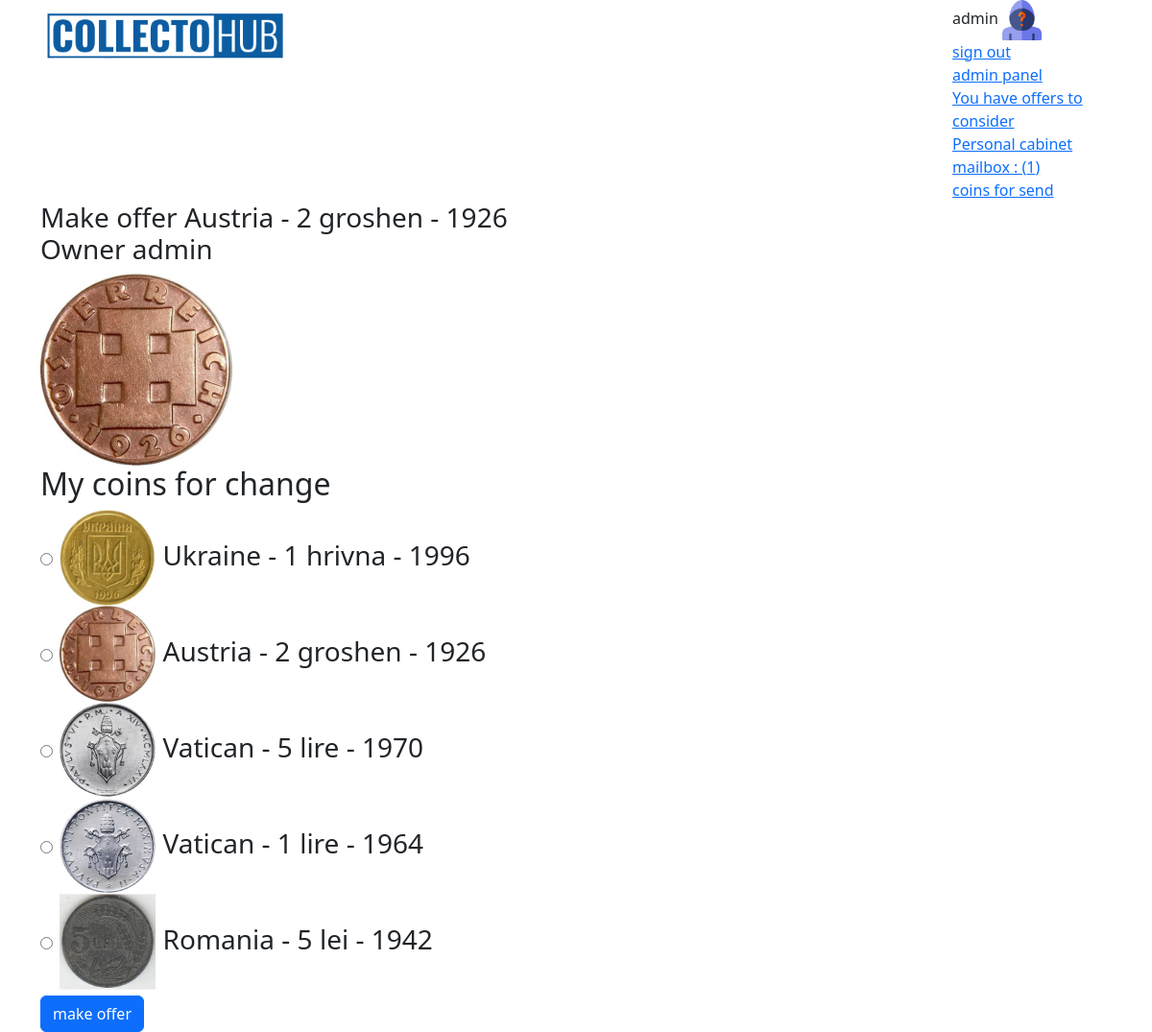
Screenshot of /coin/7/offer/ (signed in) with the database file from the repository.
### coins/models.py (models this page shows, shortened)
class UserProfile(models.Model):
    user = models.OneToOneField(User, related_name='profile', on_delete=models.CASCADE)
    user_pic = models.ImageField(blank=True, upload_to='coins/user_pic/')
    phone = models.CharField(max_length=20)
    postcode = models.CharField(max_length=10)
    addres = models.CharField(max_length=150)
    city =  models.CharField(max_length=20)
    def has_multi_offers_under_consideration(self):
        offers = MultiOffer.objects.filter(responder=self.user, status='c')
        return offers.exists()
    def unread_messages_count(self):
        return self.user.received_messages.filter(is_read=False).count()

class Coin(models.Model):
    img_front = models.ImageField(upload_to='products_image', blank=True)
    img_back = models.ImageField(upload_to='products_image', blank=True)
    img_add_1 = models.ImageField(upload_to='products_image', blank=True)
    img_add_2 = models.ImageField(upload_to='products_image', blank=True)
    country = models.ForeignKey(Country, on_delete=models.CASCADE, related_name='coins')  # Reference to Country
    denomination = models.CharField(max_length=150)  # Denomination
    year = models.IntegerField()  # Year
    material = models.CharField(max_length=15, blank=True, choices=material_choices)  # Material
    safety = models.CharField(max_length=2, blank=True, choices=safety_choices)  # Optional field for admin use
    weight = models.FloatField(blank=True, null=True)  # Weight
    diameter = models.FloatField(blank=True, null=True)  # Diameter
    thickness = models.FloatField(blank=True, null=True)  # Thickness
    circulation = models.IntegerField(blank=True, null=True)  # Circulation
    owner = models.ForeignKey(User, on_delete=models.CASCADE, related_name='coins')
    box = models.ForeignKey('Box', on_delete=models.SET_NULL, blank=True, null=True, related_name='coins')
    status = models.CharField(max_length=1, choices=status_choices_coin, default='a')
    class Meta:
        verbose_name = 'Coin'
        verbose_name_plural = 'Coins'
    def __str__(self):
        return f'{self.country.name} - {self.denomination} - {self.year}'

class Country(models.Model):
    name = models.CharField(max_length=150, unique=True)
    continent = models.ForeignKey(Continent, on_delete=models.CASCADE, related_name="countries")
    class Meta:
        verbose_name = "Country"
        verbose_name_plural = "Countries"

### coins/views.py (the view)
# urls.py: path('coin/<int:pk>/offer/', views.CoinMakeOfferView.as_view(), name='coin-make-offer'),
class CoinMakeOfferView(DetailView):
    model = Coin
    template_name = 'coins/coin_make_offer.html'

### coins/templates/coins/coin_make_offer.html (shortened to what this page needs)
{% extends 'coins/base.html' %}
{% block content %}
    <h3>
        Make offer {{ coin }}
        <br>
        Owner {{ coin.owner }}
    </h3>
    <img src="{{ coin.img_front.url }}" width="200">
    <form class='fs-3' action="{% url 'coins:make-offer'%}" method="post">
        <h2> My coins for change </h2>
        {% for el in user.coins.all %}
            <div>
                <input type="radio" name="coin_to_give_id" id="coin-{{el.id}}" value="{{el.id}}">
                <label for="coin-{{el.id}}">
                    <img src="{{ el.img_front.url }}" width="100">
                    {{ el }}
                </label>
            </div>
        {% endfor %}
        <div>
            <input class="btn btn-primary" type="submit" value="make offer">
        </div>
    </form>
{% endblock %}

### coins/templates/coins/base.html (shortened to what this page needs)
<!DOCTYPE html>
{% load static %}
<html lang="en">
  <head>
    <link
      href="https://cdn.jsdelivr.net/npm/bootstrap@5.3.3/dist/css/bootstrap.min.css"
      rel="stylesheet"
    />
    <link
      rel="stylesheet"
      href="https://cdnjs.cloudflare.com/ajax/libs/font-awesome/6.6.0/css/all.min.css"
    />
  </head>
  <body>
    <div class="container">
      <div class="row justify-content-between">
        <div class="col-3">
          <a href="{% url 'coins:index'%}">
            <img
              class="w-100"
              src="{% static 'coins/img/coins.png' %}"
              alt="logo"
            />
          </a>
        </div>
        <div class="col-2">
          {% if user.is_authenticated %} {{ user }}
          <img class="w-25" src="{{ user.profile.user_pic.url }}" alt="logo" />
          <br />
          <a href="{% url 'coins:sign-out' %}"> sign out </a>
          {% if user.is_staff %}
          <br />
          <a href="/admin/" target="_blank"> admin panel </a>
          {% endif %}
          {% if user.profile.has_multi_offers_under_consideration %}
          <br />
          <a href="{% url 'coins:user-offers' %}">
            You have offers to consider
          </a>
          {% endif %}
          <br>
          <a href="{% url 'coins:user-cabinet' pk=user.id %}">Personal cabinet</a>
          <br>
            <a href="{% url 'coins:user-mail-box' pk=user.id %}">
              mailbox
              {% if user.profile.unread_messages_count %}
              : ({{ user.profile.unread_messages_count }})
              {% endif %}
            </a>
          {% if user.is_superuser %}
          <div>
              <a href="{% url 'coins:coins-to-send' %}">
                  coins for send
              </a>
          </div>
          {% endif %}
          {% endif %}
        </div>
      </div>
      {% block content %}{% endblock %}
    </div>
  </body>
</html>

### rows the page displays
Coin: country+denomination+year "Austria - 2 groshen - 1926", owner "admin", img_front (picture)
Coin: img_front (picture), country+denomination+year "Ukraine - 1 hrivna - 1996"
Coin: img_front (picture), country+denomination+year "Vatican - 5 lire - 1970"
Coin: img_front (picture), country+denomination+year "Vatican - 1 lire - 1964"
Coin: img_front (picture), country+denomination+year "Romania - 5 lei - 1942"

### other values shown
{{ user }} "admin"
{{ user.profile.unread_messages_count }} "1"
